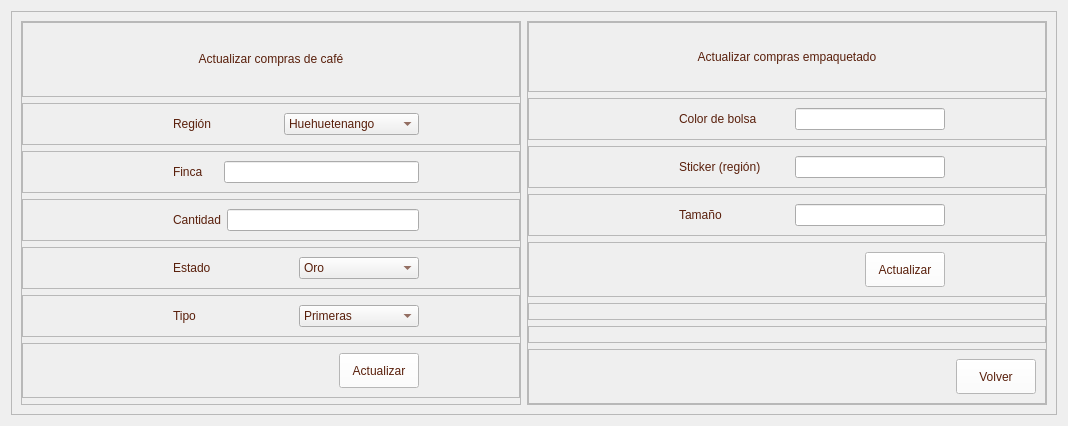
         <widget class="QWidget" name="page_compras_actualizar">
          <layout class="QVBoxLayout" name="verticalLayout_7">
           <item>
            <widget class="QFrame" name="frame_37">
             <property name="frameShape">
              <enum>QFrame::StyledPanel</enum>
             </property>
             <property name="frameShadow">
              <enum>QFrame::Raised</enum>
             </property>
             <layout class="QHBoxLayout" name="horizontalLayout_22">
              <item>
               <widget class="QFrame" name="frame_38">
                <property name="minimumSize">
                 <size>
                  <width>500</width>
                  <height>0</height>
                 </size>
                </property>
                <property name="maximumSize">
                 <size>
                  <width>550</width>
                  <height>16777215</height>
                 </size>
                </property>
                <property name="frameShape">
                 <enum>QFrame::StyledPanel</enum>
                </property>
                <property name="frameShadow">
                 <enum>QFrame::Raised</enum>
                </property>
                <layout class="QVBoxLayout" name="verticalLayout_20">
                 <property name="leftMargin">
                  <number>0</number>
                 </property>
                 <property name="topMargin">
                  <number>0</number>
                 </property>
                 <property name="rightMargin">
                  <number>0</number>
                 </property>
                 <property name="bottomMargin">
                  <number>0</number>
                 </property>
                 <item>
                  <widget class="QFrame" name="frame_39">
                   <property name="minimumSize">
                    <size>
                     <width>0</width>
                     <height>75</height>
                    </size>
                   </property>
                   <property name="maximumSize">
                    <size>
                     <width>16777215</width>
                     <height>75</height>
                    </size>
                   </property>
                   <property name="frameShape">
                    <enum>QFrame::StyledPanel</enum>
                   </property>
                   <property name="frameShadow">
                    <enum>QFrame::Raised</enum>
                   </property>
                   <layout class="QVBoxLayout" name="verticalLayout_21">
                    <item>
                     <widget class="QLabel" name="label_54">
                      <property name="minimumSize">
                       <size>
                        <width>0</width>
                        <height>50</height>
                       </size>
                      </property>
                      <property name="maximumSize">
                       <size>
                        <width>16777215</width>
                        <height>50</height>
                       </size>
                      </property>
                      <property name="styleSheet">
                       <string notr="true">color: rgb(89, 31, 11);
font: 75 12pt &quot;Open Sans Semibold&quot;</string>
                      </property>
                      <property name="text">
                       <string>Actualizar compras de café</string>
                      </property>
                      <property name="alignment">
                       <set>Qt::AlignCenter</set>
                      </property>
                     </widget>
                    </item>
                   </layout>
                  </widget>
                 </item>
                 <item>
                  <widget class="QFrame" name="frame_40">
                   <property name="frameShape">
                    <enum>QFrame::StyledPanel</enum>
                   </property>
                   <property name="frameShadow">
                    <enum>QFrame::Raised</enum>
                   </property>
                   <layout class="QHBoxLayout" name="horizontalLayout_23">
                    <property name="leftMargin">
                     <number>150</number>
                    </property>
                    <property name="rightMargin">
                     <number>100</number>
                    </property>
                    <item>
                     <widget class="QLabel" name="label_17">
                      <property name="styleSheet">
                       <string notr="true">color: rgb(89, 31, 11);
font: 75 10pt &quot;Open Sans Semibold&quot;</string>
                      </property>
                      <property name="text">
                       <string>Región</string>
                      </property>
                     </widget>
                    </item>
                    <item>
                     <widget class="QComboBox" name="comboBox_7">
                      <property name="styleSheet">
                       <string notr="true">color: rgb(89, 31, 11);
font: 75 10pt &quot;Open Sans Semibold&quot;</string>
                      </property>
                      <item>
                       <property name="text">
                        <string>Huehuetenango</string>
                       </property>
                      </item>
                      <item>
                       <property name="text">
                        <string>San Marcos</string>
                       </property>
                      </item>
                      <item>
                       <property name="text">
                        <string>Antigua Guatemala</string>
                       </property>
                      </item>
                      <item>
                       <property name="text">
                        <string>Acatenango</string>
                       </property>
                      </item>
                      <item>
                       <property name="text">
                        <string>Fraijanes</string>
                       </property>
                      </item>
                      <item>
                       <property name="text">
                        <string>Coban</string>
                       </property>
                      </item>
                      <item>
                       <property name="text">
                        <string>Nuevo Oriente</string>
                       </property>
                      </item>
                      <item>
                       <property name="text">
                        <string>Atitlan</string>
                       </property>
                      </item>
                     </widget>
                    </item>
                   </layout>
                  </widget>
                 </item>
                 <item>
                  <widget class="QFrame" name="frame_41">
                   <property name="frameShape">
                    <enum>QFrame::StyledPanel</enum>
                   </property>
                   <property name="frameShadow">
                    <enum>QFrame::Raised</enum>
                   </property>
                   <layout class="QHBoxLayout" name="horizontalLayout_24">
                    <property name="leftMargin">
                     <number>150</number>
                    </property>
                    <property name="rightMargin">
                     <number>100</number>
                    </property>
                    <item>
                     <widget class="QLabel" name="label_18">
                      <property name="styleSheet">
                       <string notr="true">color: rgb(89, 31, 11);
font: 75 10pt &quot;Open Sans Semibold&quot;</string>
                      </property>
                      <property name="text">
                       <string>Finca</string>
                      </property>
                     </widget>
                    </item>
                    <item>
                     <widget class="QLineEdit" name="lineEdit_8">
                      <property name="minimumSize">
                       <size>
                        <width>195</width>
                        <height>0</height>
                       </size>
                      </property>
                      <property name="maximumSize">
                       <size>
                        <width>190</width>
                        <height>16777215</height>
                       </size>
                      </property>
                     </widget>
                    </item>
                   </layout>
                  </widget>
                 </item>
                 <item>
                  <widget class="QFrame" name="frame_42">
                   <property name="frameShape">
                    <enum>QFrame::StyledPanel</enum>
                   </property>
                   <property name="frameShadow">
                    <enum>QFrame::Raised</enum>
                   </property>
                   <layout class="QHBoxLayout" name="horizontalLayout_25">
                    <property name="leftMargin">
                     <number>150</number>
                    </property>
                    <property name="rightMargin">
                     <number>100</number>
                    </property>
                    <item>
                     <widget class="QLabel" name="label_19">
                      <property name="styleSheet">
                       <string notr="true">color: rgb(89, 31, 11);
font: 75 10pt &quot;Open Sans Semibold&quot;</string>
                      </property>
                      <property name="text">
                       <string>Cantidad</string>
                      </property>
                     </widget>
                    </item>
                    <item>
                     <widget class="QLineEdit" name="lineEdit_9">
                      <property name="minimumSize">
                       <size>
                        <width>190</width>
                        <height>0</height>
                       </size>
                      </property>
                      <property name="maximumSize">
                       <size>
                        <width>195</width>
                        <height>16777215</height>
                       </size>
                      </property>
                     </widget>
                    </item>
                   </layout>
                  </widget>
                 </item>
                 <item>
                  <widget class="QFrame" name="frame_43">
                   <property name="frameShape">
                    <enum>QFrame::StyledPanel</enum>
                   </property>
                   <property name="frameShadow">
                    <enum>QFrame::Raised</enum>
                   </property>
                   <layout class="QHBoxLayout" name="horizontalLayout_26">
                    <property name="leftMargin">
                     <number>150</number>
                    </property>
                    <property name="rightMargin">
                     <number>100</number>
                    </property>
                    <item>
                     <widget class="QLabel" name="label_20">
                      <property name="styleSheet">
                       <string notr="true">color: rgb(89, 31, 11);
font: 75 10pt &quot;Open Sans Semibold&quot;</string>
                      </property>
                      <property name="text">
                       <string>Estado</string>
                      </property>
                     </widget>
                    </item>
                    <item>
                     <widget class="QComboBox" name="comboBox_8">
                      <property name="maximumSize">
                       <size>
                        <width>300</width>
                        <height>16777215</height>
                       </size>
                      </property>
                      <property name="styleSheet">
                       <string notr="true">color: rgb(89, 31, 11);
font: 75 10pt &quot;Open Sans Semibold&quot;</string>
                      </property>
                      <item>
                       <property name="text">
                        <string>Oro</string>
                       </property>
                      </item>
                      <item>
                       <property name="text">
                        <string>Pergamino</string>
                       </property>
                      </item>
                      <item>
                       <property name="text">
                        <string>Cerezo</string>
                       </property>
                      </item>
                     </widget>
                    </item>
                   </layout>
                  </widget>
                 </item>
                 <item>
                  <widget class="QFrame" name="frame_44">
                   <property name="frameShape">
                    <enum>QFrame::StyledPanel</enum>
                   </property>
                   <property name="frameShadow">
                    <enum>QFrame::Raised</enum>
                   </property>
                   <layout class="QHBoxLayout" name="horizontalLayout_27">
                    <property name="leftMargin">
                     <number>150</number>
                    </property>
                    <property name="rightMargin">
                     <number>100</number>
                    </property>
                    <item>
                     <widget class="QLabel" name="label_21">
                      <property name="styleSheet">
                       <string notr="true">color: rgb(89, 31, 11);
font: 75 10pt &quot;Open Sans Semibold&quot;</string>
                      </property>
                      <property name="text">
                       <string>Tipo</string>
                      </property>
                     </widget>
                    </item>
                    <item>
                     <widget class="QComboBox" name="comboBox_9">
                      <property name="styleSheet">
                       <string notr="true">color: rgb(89, 31, 11);
font: 75 10pt &quot;Open Sans Semibold&quot;</string>
                      </property>
                      <item>
                       <property name="text">
                        <string>Primeras</string>
                       </property>
                      </item>
                      <item>
                       <property name="text">
                        <string>Segundas</string>
                       </property>
                      </item>
                      <item>
                       <property name="text">
                        <string>Espressio</string>
                       </property>
                      </item>
                      <item>
                       <property name="text">
                        <string>Cataduras</string>
                       </property>
                      </item>
                     </widget>
                    </item>
                   </layout>
                  </widget>
                 </item>
                 <item>
                  <widget class="QFrame" name="frame_45">
                   <property name="frameShape">
                    <enum>QFrame::StyledPanel</enum>
                   </property>
                   <property name="frameShadow">
                    <enum>QFrame::Raised</enum>
                   </property>
                   <property name="midLineWidth">
                    <number>0</number>
                   </property>
                   <layout class="QHBoxLayout" name="horizontalLayout_28">
                    <property name="leftMargin">
                     <number>200</number>
                    </property>
                    <property name="rightMargin">
                     <number>100</number>
                    </property>
                    <item>
                     <spacer name="horizontalSpacer_20">
                      <property name="orientation">
                       <enum>Qt::Horizontal</enum>
                      </property>
                      <property name="sizeHint" stdset="0">
                       <size>
                        <width>40</width>
                        <height>20</height>
                       </size>
                      </property>
                     </spacer>
                    </item>
                    <item>
                     <widget class="QPushButton" name="pushButton_8">
                      <property name="minimumSize">
                       <size>
                        <width>0</width>
                        <height>35</height>
                       </size>
                      </property>
                      <property name="styleSheet">
                       <string notr="true">QFrame{
background-color: rgb(51, 157, 255);
}

QPushButton{
color: rgb(89, 31, 11);
background-color: rgb(255, 255, 255);
font: 75 9pt &quot;Open Sans Semibold&quot;
}

QPushButton:hover{
color: rgb(255, 255, 255);
background-color: rgb(209, 172, 127);
font: 75 9pt  &quot;Open Sans Semibold&quot;
}
</string>
                      </property>
                      <property name="text">
                       <string>Actualizar</string>
                      </property>
                     </widget>
                    </item>
                   </layout>
                  </widget>
                 </item>
                 <item>
                  <widget class="QFrame" name="frame_46">
                   <property name="frameShape">
                    <enum>QFrame::StyledPanel</enum>
                   </property>
                   <property name="frameShadow">
                    <enum>QFrame::Raised</enum>
                   </property>
                  </widget>
                 </item>
                </layout>
               </widget>
              </item>
              <item>
               <widget class="QFrame" name="frame_47">
                <property name="frameShape">
                 <enum>QFrame::StyledPanel</enum>
                </property>
                <property name="frameShadow">
                 <enum>QFrame::Raised</enum>
                </property>
                <layout class="QVBoxLayout" name="verticalLayout_22">
                 <property name="leftMargin">
                  <number>0</number>
                 </property>
                 <property name="topMargin">
                  <number>0</number>
                 </property>
                 <property name="rightMargin">
                  <number>0</number>
                 </property>
                 <property name="bottomMargin">
                  <number>0</number>
                 </property>
                 <item>
                  <widget class="QFrame" name="frame_48">
                   <property name="frameShape">
                    <enum>QFrame::StyledPanel</enum>
                   </property>
                   <property name="frameShadow">
                    <enum>QFrame::Raised</enum>
                   </property>
                   <layout class="QVBoxLayout" name="verticalLayout_23">
                    <item>
                     <widget class="QLabel" name="label_55">
                      <property name="minimumSize">
                       <size>
                        <width>0</width>
                        <height>50</height>
                       </size>
                      </property>
                      <property name="maximumSize">
                       <size>
                        <width>16777215</width>
                        <height>50</height>
                       </size>
                      </property>
                      <property name="styleSheet">
                       <string notr="true">color: rgb(89, 31, 11);
font: 75 12pt &quot;Open Sans Semibold&quot;</string>
                      </property>
                      <property name="text">
                       <string>Actualizar compras empaquetado</string>
                      </property>
                      <property name="alignment">
                       <set>Qt::AlignCenter</set>
                      </property>
                     </widget>
                    </item>
                   </layout>
                  </widget>
                 </item>
                 <item>
                  <widget class="QFrame" name="frame_49">
                   <property name="frameShape">
                    <enum>QFrame::StyledPanel</enum>
                   </property>
                   <property name="frameShadow">
                    <enum>QFrame::Raised</enum>
                   </property>
                   <layout class="QHBoxLayout" name="horizontalLayout_29">
                    <property name="leftMargin">
                     <number>150</number>
                    </property>
                    <property name="rightMargin">
                     <number>100</number>
                    </property>
                    <item>
                     <widget class="QLabel" name="label_22">
                      <property name="maximumSize">
                       <size>
                        <width>200</width>
                        <height>16777215</height>
                       </size>
                      </property>
                      <property name="styleSheet">
                       <string notr="true">color: rgb(89, 31, 11);
font: 75 10pt &quot;Open Sans Semibold&quot;</string>
                      </property>
                      <property name="text">
                       <string>Color de bolsa</string>
                      </property>
                     </widget>
                    </item>
                    <item>
                     <widget class="QLineEdit" name="lineEdit_10">
                      <property name="maximumSize">
                       <size>
                        <width>150</width>
                        <height>16777215</height>
                       </size>
                      </property>
                     </widget>
                    </item>
                   </layout>
                  </widget>
                 </item>
                 <item>
                  <widget class="QFrame" name="frame_50">
                   <property name="frameShape">
                    <enum>QFrame::StyledPanel</enum>
                   </property>
                   <property name="frameShadow">
                    <enum>QFrame::Raised</enum>
                   </property>
                   <layout class="QHBoxLayout" name="horizontalLayout_30">
                    <property name="leftMargin">
                     <number>150</number>
                    </property>
                    <property name="rightMargin">
                     <number>100</number>
                    </property>
                    <item>
                     <widget class="QLabel" name="label_23">
                      <property name="maximumSize">
                       <size>
                        <width>200</width>
                        <height>16777215</height>
                       </size>
                      </property>
                      <property name="styleSheet">
                       <string notr="true">color: rgb(89, 31, 11);
font: 75 10pt &quot;Open Sans Semibold&quot;</string>
                      </property>
                      <property name="text">
                       <string>Sticker (región)</string>
                      </property>
                     </widget>
                    </item>
                    <item>
                     <widget class="QLineEdit" name="lineEdit_11">
                      <property name="maximumSize">
                       <size>
                        <width>150</width>
                        <height>16777215</height>
                       </size>
                      </property>
                     </widget>
                    </item>
                   </layout>
                  </widget>
                 </item>
                 <item>
                  <widget class="QFrame" name="frame_51">
                   <property name="frameShape">
                    <enum>QFrame::StyledPanel</enum>
                   </property>
                   <property name="frameShadow">
                    <enum>QFrame::Raised</enum>
                   </property>
                   <layout class="QHBoxLayout" name="horizontalLayout_31">
                    <property name="leftMargin">
                     <number>150</number>
                    </property>
                    <property name="rightMargin">
                     <number>100</number>
                    </property>
                    <item>
                     <widget class="QLabel" name="label_24">
                      <property name="minimumSize">
                       <size>
                        <width>50</width>
                        <height>0</height>
                       </size>
                      </property>
                      <property name="maximumSize">
                       <size>
                        <width>200</width>
                        <height>16777215</height>
                       </size>
                      </property>
                      <property name="styleSheet">
                       <string notr="true">color: rgb(89, 31, 11);
font: 75 10pt &quot;Open Sans Semibold&quot;</string>
                      </property>
                      <property name="text">
                       <string>Tamaño</string>
                      </property>
                     </widget>
                    </item>
                    <item>
                     <widget class="QLineEdit" name="lineEdit_12">
                      <property name="maximumSize">
                       <size>
                        <width>150</width>
                        <height>16777215</height>
                       </size>
                      </property>
                     </widget>
                    </item>
                   </layout>
                  </widget>
                 </item>
                 <item>
                  <widget class="QFrame" name="frame_52">
                   <property name="frameShape">
                    <enum>QFrame::StyledPanel</enum>
                   </property>
                   <property name="frameShadow">
                    <enum>QFrame::Raised</enum>
                   </property>
                   <layout class="QHBoxLayout" name="horizontalLayout_32">
                    <property name="leftMargin">
                     <number>200</number>
                    </property>
                    <property name="rightMargin">
                     <number>100</number>
                    </property>
                    <item>
                     <spacer name="horizontalSpacer_21">
                      <property name="orientation">
                       <enum>Qt::Horizontal</enum>
                      </property>
                      <property name="sizeHint" stdset="0">
                       <size>
                        <width>40</width>
                        <height>20</height>
                       </size>
                      </property>
                     </spacer>
                    </item>
                    <item>
                     <widget class="QPushButton" name="pushButton_10">
                      <property name="minimumSize">
                       <size>
                        <width>0</width>
                        <height>35</height>
                       </size>
                      </property>
                      <property name="styleSheet">
                       <string notr="true">QFrame{
background-color: rgb(51, 157, 255);
}

QPushButton{
color: rgb(89, 31, 11);
background-color: rgb(255, 255, 255);
font: 75 9pt &quot;Open Sans Semibold&quot;
}

QPushButton:hover{
color: rgb(255, 255, 255);
background-color: rgb(209, 172, 127);
font: 75 9pt  &quot;Open Sans Semibold&quot;
}
</string>
                      </property>
                      <property name="text">
                       <string>Actualizar</string>
                      </property>
                     </widget>
                    </item>
                   </layout>
                  </widget>
                 </item>
                 <item>
                  <widget class="QFrame" name="frame_53">
                   <property name="frameShape">
                    <enum>QFrame::StyledPanel</enum>
                   </property>
                   <property name="frameShadow">
                    <enum>QFrame::Raised</enum>
                   </property>
                  </widget>
                 </item>
                 <item>
                  <widget class="QFrame" name="frame_54">
                   <property name="frameShape">
                    <enum>QFrame::StyledPanel</enum>
                   </property>
                   <property name="frameShadow">
                    <enum>QFrame::Raised</enum>
                   </property>
                  </widget>
                 </item>
                 <item>
                  <widget class="QFrame" name="frame_55">
                   <property name="frameShape">
                    <enum>QFrame::StyledPanel</enum>
                   </property>
                   <property name="frameShadow">
                    <enum>QFrame::Raised</enum>
                   </property>
                   <layout class="QHBoxLayout" name="horizontalLayout_60">
                    <item>
                     <spacer name="horizontalSpacer_22">
                      <property name="orientation">
                       <enum>Qt::Horizontal</enum>
                      </property>
                      <property name="sizeHint" stdset="0">
                       <size>
                        <width>418</width>
                        <height>20</height>
                       </size>
                      </property>
                     </spacer>
                    </item>
                    <item>
                     <widget class="QPushButton" name="btn_volver_I_2">
                      <property name="minimumSize">
                       <size>
                        <width>0</width>
                        <height>35</height>
                       </size>
                      </property>
                      <property name="styleSheet">
                       <string notr="true">QFrame{
background-color: rgb(51, 157, 255);
}

QPushButton{
color: rgb(89, 31, 11);
background-color: rgb(255, 255, 255);
font: 75 9pt &quot;Open Sans Semibold&quot;
}

QPushButton:hover{
color: rgb(255, 255, 255);
background-color: rgb(209, 172, 127);
font: 75 9pt  &quot;Open Sans Semibold&quot;
}
</string>
                      </property>
                      <property name="text">
                       <string>Volver</string>
                      </property>
                     </widget>
                    </item>
                   </layout>
                  </widget>
                 </item>
                </layout>
               </widget>
              </item>
             </layout>
            </widget>
           </item>
          </layout>
         </widget>
